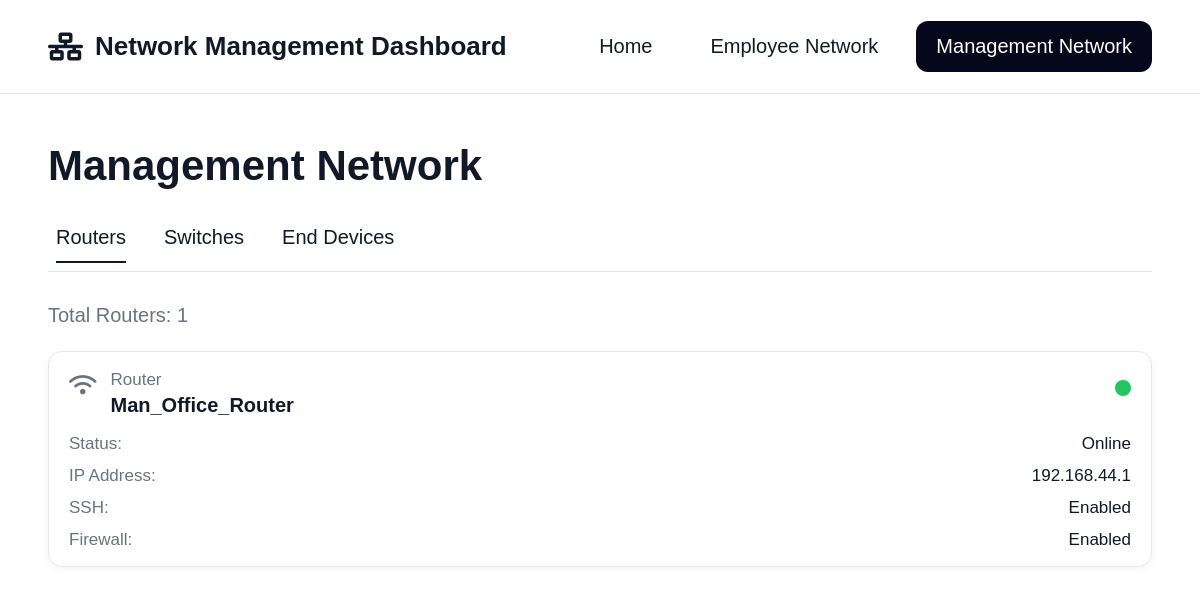
/management/, run on the app's committed database.
### netmanagement/models.py (models this page shows, shortened)
class Device(models.Model):
    DEVICE_TYPES = [
        ('router', 'Router'),
        ('switch', 'Switch'),
        ('end', 'End Device'),
    ]
    NETWORK_TYPES = [
        ('employee', 'Employee'),
        ('management', 'Management'),
    ]
    STATUS_TYPES = [
        ('online', 'Online'),
        ('offline', 'Offline'),
        ('warning', 'Warning'),
    ]
    name = models.CharField(max_length=100)
    device_type = models.CharField(max_length=10, choices=DEVICE_TYPES)
    network = models.CharField(max_length=15, choices=NETWORK_TYPES)
    ip_address = models.GenericIPAddressField()
    status = models.CharField(max_length=10, choices=STATUS_TYPES)
    ssh_enabled = models.BooleanField(default=False)
    firewall_enabled = models.BooleanField(default=False)

### netmanagement/views.py (the view)
# urls.py: path('management/', management_network, name='management_network'),
def management_network(request):
    active_tab = request.GET.get('tab', 'routers')
    if active_tab == 'switches':
        devices = Device.objects.filter(network='management', device_type='switch')
        total_label = f'Total Switches: {devices.count()}'
    elif active_tab == 'end-devices':
        devices = Device.objects.filter(network='management', device_type='end')
        total_label = f'Total End Devices: {devices.count()}'
    else:
        devices = Device.objects.filter(network='management', device_type='router')
        total_label = f'Total Routers: {devices.count()}'
        active_tab = 'routers'
    return render(request, 'management_network.html', {
        'devices': devices,
        'total_label': total_label,
        'active_tab': active_tab,
        'page_title': 'Management Network',
    })

### netmanagement/templates/management_network.html (shortened to what this page needs)
{% load static %}
<!DOCTYPE html>
<html lang="en">
<head>
    <link rel="stylesheet" href="{% static 'css/style.css' %}">
    <link rel="stylesheet" href="https://cdnjs.cloudflare.com/ajax/libs/font-awesome/6.5.0/css/all.min.css">
</head>
<body>
    <header class="topbar">
        <div class="brand">
            <i class="fa-solid fa-network-wired"></i>
            <span>Network Management Dashboard</span>
        </div>
        <nav class="nav">
            <a href="{% url 'home' %}">Home</a>
            <a href="{% url 'employee_network' %}">Employee Network</a>
            <a class="active" href="{% url 'management_network' %}">Management Network</a>
        </nav>
    </header>
    <main class="page-container">
        <h1 class="page-title">Management Network</h1>
        <div class="tabs">
            <a class="tab {% if active_tab == 'routers' %}active{% endif %}"
               href="{% url 'management_network' %}?tab=routers">Routers</a>
            <a class="tab {% if active_tab == 'switches' %}active{% endif %}"
               href="{% url 'management_network' %}?tab=switches">Switches</a>
            <a class="tab {% if active_tab == 'end-devices' %}active{% endif %}"
               href="{% url 'management_network' %}?tab=end-devices">End Devices</a>
        </div>
        <div class="divider"></div>
        <p class="section-count">{{ total_label }}</p>
        <section class="device-grid">
            {% for device in devices %}
            <article class="device-card">
                <a href="{% url 'device_detail' device.pk %}?next={{ request.get_full_path|urlencode }}" class="device-link">
                    <div class="device-header">
                        <div class="device-left">
                            <i class="fa-solid
                                {% if device.device_type == 'router' %}
                                    fa-wifi
                                {% elif device.device_type == 'switch' %}
                                    fa-server
                                {% else %}
                                    fa-laptop
                                {% endif %}
                                device-icon"></i>
                            <div>
                                <div class="device-type">{{ device.get_device_type_display }}</div>
                                <h2 class="device-name">{{ device.name }}</h2>
                            </div>
                        </div>
                        <div class="status-dot
                            {% if device.status == 'online' %}
                                online
                            {% elif device.status == 'warning' %}
                                warning
                            {% else %}
                                offline
                            {% endif %}
                        "></div>
                    </div>
                    <div class="device-details">
                        <div class="detail-row">
                            <span>Status:</span>
                            <strong>{{ device.get_status_display }}</strong>
                        </div>
                        <div class="detail-row">
                            <span>IP Address:</span>
                            <strong>{{ device.ip_address }}</strong>
                        </div>
                        <div class="detail-row">
                            <span>SSH:</span>
                            <strong>
                                {% if device.ssh_enabled %}Enabled{% else %}Disabled{% endif %}
                            </strong>
                        </div>
                        {% if device.device_type == 'router' %}
                        <div class="detail-row">
                            <span>Firewall:</span>
                            <strong>
                                {% if device.firewall_enabled %}Enabled{% else %}Disabled{% endif %}
                            </strong>
                        </div>
                        {% endif %}
                    </div>
                </a>
            </article>
            {% empty %}
                <div class="empty-state">
                    <p>No devices available in this section.</p>
                </div>
            {% endfor %}
        </section>
    </main>
</body>
</html>

### netmanagement/static/css/style.css (style rules this page uses)
* { box-sizing: border-box; margin: 0; padding: 0; }
:root { --text: #111827; --muted: #6b7280; --border: #e5e7eb; --bg: #ffffff; --soft: #f9fafb; --shadow: 0 2px 8px rgba(0, 0, 0, 0.05); --shadow-hover: 0 10px 25px rgba(0, 0, 0, 0.08); --dark: #07071b; --green: #22c55e; --red: #ef4444; --yellow: #FFFF00; }
html, body { width: 100%; min-height: 100%; }
body { font-family: Arial, Helvetica, sans-serif; color: var(--text); background: var(--bg); }
a { text-decoration: none; color: inherit; }
.topbar { height: 94px; border-bottom: 1px solid var(--border); display: flex; align-items: center; justify-content: space-between; padding: 0 48px; background: var(--bg); }
.brand { display: flex; align-items: center; gap: 12px; font-size: 26px; font-weight: 700; }
.brand i { font-size: 28px; }
.nav { display: flex; align-items: center; gap: 18px; font-size: 20px; }
.nav a { padding: 14px 20px; border-radius: 12px; color: var(--text); transition: background 0.2s ease, color 0.2s ease; }
.nav a.active { background: var(--dark); color: #fff; }
.page-container { padding: 48px; }
.page-title { font-size: 42px; font-weight: 700; margin-bottom: 36px; }
.tabs { display: flex; gap: 38px; align-items: center; margin-bottom: 8px; padding-left: 8px; }
.tab { font-size: 20px; color: var(--text); padding-bottom: 12px; border-bottom: 2px solid transparent; }
.tab.active { border-bottom-color: var(--text); }
.divider { border-bottom: 1px solid var(--border); margin-bottom: 32px; }
.section-count { font-size: 20px; color: var(--muted); margin-bottom: 24px; }
.device-grid { display: grid; grid-template-columns: repeat(auto-fit, minmax(280px, 1fr)); gap: 18px; width: 100%; }
.device-card { border: 1px solid var(--border); border-radius: 14px; background: var(--bg); padding: 18px 20px 16px; box-shadow: var(--shadow); }
.device-header { display: flex; justify-content: space-between; align-items: flex-start; margin-bottom: 18px; }
.device-left { display: flex; gap: 14px; align-items: flex-start; }
.device-icon { font-size: 22px; color: var(--muted); margin-top: 4px; }
.device-type { font-size: 17px; color: var(--muted); margin-bottom: 4px; }
.device-name { font-size: 20px; font-weight: 700; line-height: 1.1; }
.status-dot { width: 16px; height: 16px; border-radius: 999px; margin-top: 10px; }
.status-dot.online { background: var(--green); }
.device-details { display: grid; gap: 12px; }
.detail-row { display: flex; justify-content: space-between; gap: 16px; font-size: 17px; }
.detail-row span { color: var(--muted); }
.detail-row strong { font-weight: 500; }
.device-link { text-decoration: none; color: inherit; display: block; }

### data on the page
Device: device_type "Router", name "Man_Office_Router", status "Online", ip_address "192.168.44.1", ssh_enabled "Enabled", shows "Firewall:", firewall_enabled "Enabled"

### other printed values
{{ total_label }} "Total Routers: 1"
